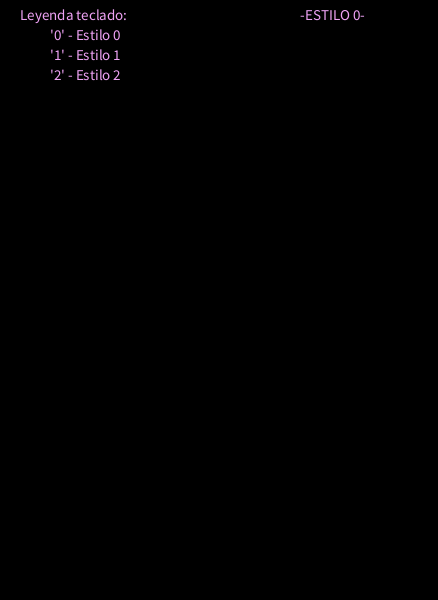
Frame 1 (no input)
Frame 60 (the mouse pressed at the canvas centre just before this capture): identical to frame 1, image omitted
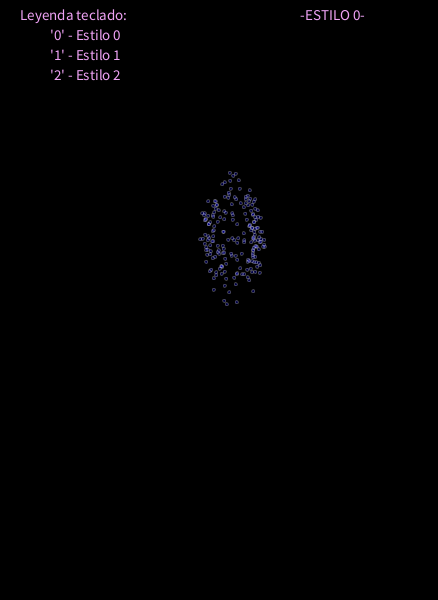
Frame 120 (the mouse held since frame 60 and released just before this capture)

The Processing sketch that drew these frames (run headless with seeded random() and noise(); from frame 60 on, the mouse is pressed at the canvas centre):

// Processing sketch: processing_150876
// ── processing_150876.pde

ArrayList<Cohete> castillo;
float timeout;
PVector disparo;
PVector posicion;
PVector viento = new PVector(random(0.1,0.5),0);
PVector gravity= new PVector(0,9.8);
float delta_t = 0.4;
int npart = 1;
int estilo = 0;
int cantidad_part = 200;

void setup() {
  size(438,600);
  castillo = new ArrayList<Cohete>();
}

void draw() {
  background(0);
  fill(239,162,245);
  textSize(15);
  text("Leyenda teclado:",20,20);
  text("'0' - Estilo 0",50,40);
  text("'1' - Estilo 1",50,60);
  text("'2' - Estilo 2",50,80);
  
  if(estilo==0)
     text("-ESTILO 0-",300,20);
  if(estilo==1)
     text("-ESTILO 1-",300,20);
  if(estilo==2)
     text("-ESTILO 2-",300,20);
  
  for(int i = 0; i<castillo.size(); i++){
    Cohete c = castillo.get(i);
    c.run();
  }
  
}

void mousePressed(){
  if(mousePressed){
    PVector pos = new PVector(mouseX,mouseY);
    Cohete c = new Cohete(pos, cantidad_part, 100, estilo);
    castillo.add(c);
  }
}

void keyPressed(){
  
  if(key == '0'){
    estilo = 0;
  }else if(key == '1'){
    estilo = 1;
  }else if(key == '2'){
    estilo = 2;
  }
  
}
  
    
// A class to describe a group of Particles
// An ArrayList is used to manage the list of Particles 

class Cohete {
  ArrayList<Particle> particles;
  ArrayList<Particle2> particles2;
  PVector origin;
  PVector v_cohete;
  PVector a_cohete;
  float m_cohete = 2.0;
  int tiemp_v;
  boolean disparar = false;
  int est;


  Cohete(PVector location, int num, int tiemp_vida, int estilo) {
    origin = location.get();
    origin.y = height;
    v_cohete = new PVector(0,random(40,50));
    a_cohete = new PVector(0,0);
    npart = num;
    tiemp_v = tiemp_vida;
    est = estilo;
    particles = new ArrayList<Particle>();
    particles2 = new ArrayList<Particle2>();
  }
  
  void addParticle() {    
    for(int i = 0; i<npart; i++) {
      particles.add(new Particle(origin,est));
      if(est==2)
        particles2.add(new Particle2(origin,est));
    }
  }
  
  void run(){
    update();
    display();
  }
  
  void update(){
    applyForce(viento);
    applyForce(gravity);
    
    v_cohete.sub(PVector.mult(a_cohete, delta_t*0.5));
    origin.sub(PVector.mult(v_cohete,delta_t));
    tiemp_v -=1;
    
    a_cohete.set(0,0,0);
  }
  
  void display() {
    
    if(v_cohete.y > 0){
       stroke(120);
       fill(255);
       rect(origin.x, origin.y, 3, 7);
       disparar=true;
    }else{
      if(disparar){
        this.addParticle();
        disparar=false;
      }
    
      // Cycle through the ArrayList backwards, because we are deleting while iterating
      for (int i = particles.size()-1; i >= 0; i--) {
        Particle p = particles.get(i);
        p.run();
        if (p.isDead()) {
          particles.remove(i);
        }
        if(est == 2){
          Particle2 p2 = particles2.get(i);
          p2.run();
          
          if (p2.isDead()){
            particles2.remove(i);  
          }
        }
      }
    }
  }
  
   void applyForce(PVector force) { //Carga en la aceleración, la aceleración correspondiente a cada fuerza
    PVector f = force.get();
    f.div(m_cohete);
    a_cohete.add(f);
  }
}

 
// A simple Particle class

class Particle {
  PVector location;
  PVector velocity;
  PVector acceleration;
  PVector viento;
  float lifespan;
  float mass;
  float angle;
  int est;

  Particle(PVector l, int estilo) {
    acceleration = new PVector(0,0);
    est = estilo;
    angle = random(0,TWO_PI);
    
    switch(est){
      case 0:
        velocity = new PVector(random(3,5),random(-10,10));
        break;
      case 1:       
        velocity = new PVector(5,5);
        break;   
      case 2:
        velocity = new PVector(random(-15,15),2);
    }
    
    velocity.x = velocity.x*cos(angle);
    velocity.y = velocity.y*sin(angle);
    viento = new PVector(-2, 0);
    location = l.get();
    lifespan = 100.0;
    mass = 100;
  }

  void run() {
    update();
    display();
  }

  // Method to update location
  void update() {
    applyForce(gravity);
    applyForce(viento);
    velocity.sub(PVector.mult(acceleration, delta_t*0.5));
    location.sub(PVector.mult(velocity, delta_t));
    lifespan -= 2.0;
    
    acceleration.set(0,0);
  }

  // Method to display
  void display() {
    
    if(est == 0){
      stroke(255,lifespan);
      fill(0,0,255,lifespan);
      ellipse(location.x,location.y,3,3);
    }else if(est == 1){
      stroke(255,lifespan);
      fill(255,0,0,lifespan);
      ellipse(location.x,location.y,3,3);
    }else if(est == 2){
      stroke(255,lifespan);
      fill(0,255,0,lifespan);
      ellipse(location.x,location.y,3,3);
    }
  }
  
  // Is the particle still useful?
  boolean isDead() {
    return (lifespan < 0.0);
  }
  
  void applyForce(PVector force) { //Carga en la aceleración, la aceleración correspondiente a cada fuerza
    PVector f = force.get();
    f.div(mass);
    acceleration.add(f);
  }
}

// A simple Particle class

class Particle2 {
  PVector location;
  PVector velocity;
  PVector acceleration;
  PVector viento;
  float lifespan;
  float mass;
  float angle;
  int est;

  Particle2(PVector l, int estilo) {
    acceleration = new PVector(0,0);
    est = estilo;
    angle = random(0,TWO_PI);
    
    velocity = new PVector(2,random(-15,15));
    
    velocity.x = velocity.x*cos(angle);
    velocity.y = velocity.y*sin(angle);
    viento = new PVector(-2, 0);
    location = l.get();
    lifespan = 100.0;
    mass = 100;
  }

  void run() {
    update();
    display();
  }

  // Method to update location
  void update() {
    applyForce(gravity);
    applyForce(viento);
    velocity.sub(PVector.mult(acceleration, delta_t*0.5));
    location.sub(PVector.mult(velocity, delta_t));
    lifespan -= 2.0;
    
    acceleration.set(0,0);
  }

  // Method to display
  void display() {
    stroke(255,lifespan);
    fill(0,255,255,lifespan);
    ellipse(location.x,location.y,3,3);
  }
  
  // Is the particle still useful?
  boolean isDead() {
    return (lifespan < 0.0);
  }
  
  void applyForce(PVector force) { //Carga en la aceleración, la aceleración correspondiente a cada fuerza
    PVector f = force.get();
    f.div(mass);
    acceleration.add(f);
  }
}
